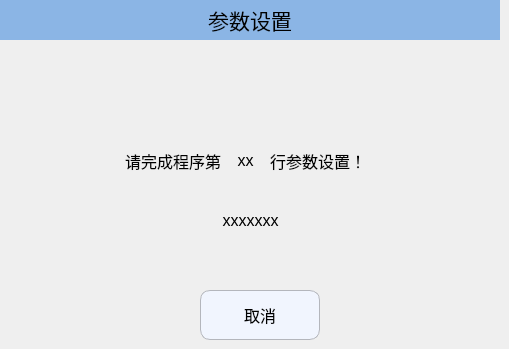
   <widget class="QWidget" name="page_3">
    <widget class="QLabel" name="label_13">
     <property name="geometry">
      <rect>
       <x>230</x>
       <y>70</y>
       <width>40</width>
       <height>40</height>
      </rect>
     </property>
     <property name="minimumSize">
      <size>
       <width>40</width>
       <height>40</height>
      </size>
     </property>
     <property name="maximumSize">
      <size>
       <width>40</width>
       <height>40</height>
      </size>
     </property>
     <property name="text">
      <string/>
     </property>
     <property name="pixmap">
      <pixmap resource="../resource.qrc">:/RunPage/runpage_images/alarm.png</pixmap>
     </property>
    </widget>
    <widget class="QPushButton" name="Btn_paraSetCancel">
     <property name="geometry">
      <rect>
       <x>200</x>
       <y>290</y>
       <width>120</width>
       <height>50</height>
      </rect>
     </property>
     <property name="minimumSize">
      <size>
       <width>120</width>
       <height>50</height>
      </size>
     </property>
     <property name="maximumSize">
      <size>
       <width>120</width>
       <height>50</height>
      </size>
     </property>
     <property name="font">
      <font>
       <pointsize>12</pointsize>
      </font>
     </property>
     <property name="styleSheet">
      <string notr="true">QPushButton
{
    background-color:#F1F5FE;
    border-style:solid; /*边框风格*/
    border-width:1px;/*边框宽度*/
    border-color:#B4B6BC; /*边框颜色*/
    border-radius:10px; /*边框倒角*/
}
QPushButton:pressed
{
    border-style:outset; /*边框风格*/
    background-color:qlineargradient(x1: 0, y1: 0, x2: 0, y2: 1, stop:0 #00befa, stop: 1 #0160ea);/*背景色*/
    border-width:1px;/*边框宽度*/
    border-color:#0055ff; /*边框颜色*/
    border-radius:10px; /*边框倒角*/
}</string>
     </property>
     <property name="text">
      <string>取消</string>
     </property>
     <property name="icon">
      <iconset resource="../resource.qrc">
       <normaloff>:/ManualPage/manualpage_images/cancel.png</normaloff>:/ManualPage/manualpage_images/cancel.png</iconset>
     </property>
     <property name="iconSize">
      <size>
       <width>30</width>
       <height>30</height>
      </size>
     </property>
    </widget>
    <widget class="QLabel" name="label_tip">
     <property name="geometry">
      <rect>
       <x>10</x>
       <y>200</y>
       <width>481</width>
       <height>41</height>
      </rect>
     </property>
     <property name="font">
      <font>
       <pointsize>12</pointsize>
      </font>
     </property>
     <property name="text">
      <string>xxxxxxx</string>
     </property>
     <property name="alignment">
      <set>Qt::AlignCenter</set>
     </property>
    </widget>
    <widget class="QLabel" name="label_tip2_2">
     <property name="geometry">
      <rect>
       <x>270</x>
       <y>140</y>
       <width>131</width>
       <height>41</height>
      </rect>
     </property>
     <property name="font">
      <font>
       <pointsize>12</pointsize>
      </font>
     </property>
     <property name="text">
      <string>行参数设置！</string>
     </property>
     <property name="alignment">
      <set>Qt::AlignLeading|Qt::AlignLeft|Qt::AlignVCenter</set>
     </property>
    </widget>
    <widget class="QLabel" name="label_11">
     <property name="geometry">
      <rect>
       <x>0</x>
       <y>0</y>
       <width>500</width>
       <height>40</height>
      </rect>
     </property>
     <property name="minimumSize">
      <size>
       <width>500</width>
       <height>40</height>
      </size>
     </property>
     <property name="maximumSize">
      <size>
       <width>500</width>
       <height>30</height>
      </size>
     </property>
     <property name="font">
      <font>
       <pointsize>16</pointsize>
      </font>
     </property>
     <property name="styleSheet">
      <string notr="true">QLabel{background-color:#8BB5E5;}</string>
     </property>
     <property name="text">
      <string>参数设置</string>
     </property>
     <property name="alignment">
      <set>Qt::AlignCenter</set>
     </property>
    </widget>
    <widget class="QLabel" name="label_paraSetRow">
     <property name="geometry">
      <rect>
       <x>230</x>
       <y>140</y>
       <width>31</width>
       <height>41</height>
      </rect>
     </property>
     <property name="font">
      <font>
       <pointsize>12</pointsize>
      </font>
     </property>
     <property name="text">
      <string>xx</string>
     </property>
     <property name="alignment">
      <set>Qt::AlignCenter</set>
     </property>
    </widget>
    <widget class="QLabel" name="label_tip2_4">
     <property name="geometry">
      <rect>
       <x>70</x>
       <y>140</y>
       <width>151</width>
       <height>41</height>
      </rect>
     </property>
     <property name="font">
      <font>
       <pointsize>12</pointsize>
      </font>
     </property>
     <property name="text">
      <string>请完成程序第</string>
     </property>
     <property name="alignment">
      <set>Qt::AlignRight|Qt::AlignTrailing|Qt::AlignVCenter</set>
     </property>
    </widget>
   </widget>
